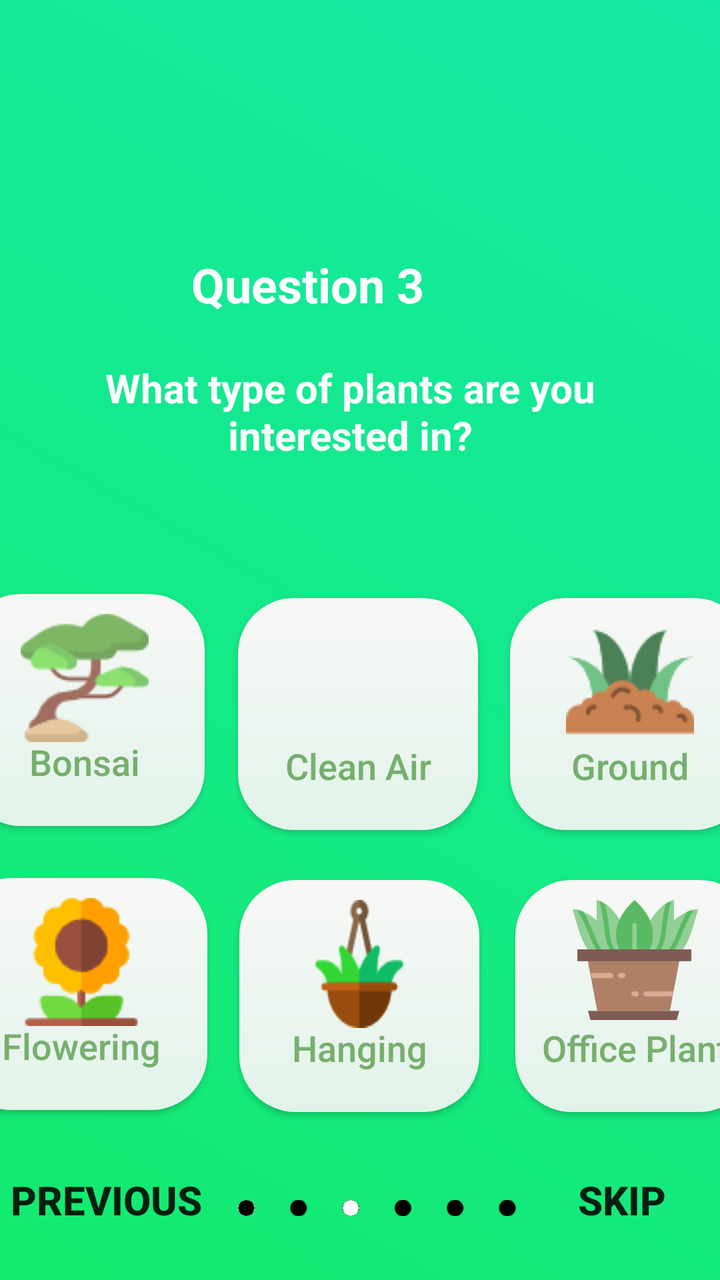
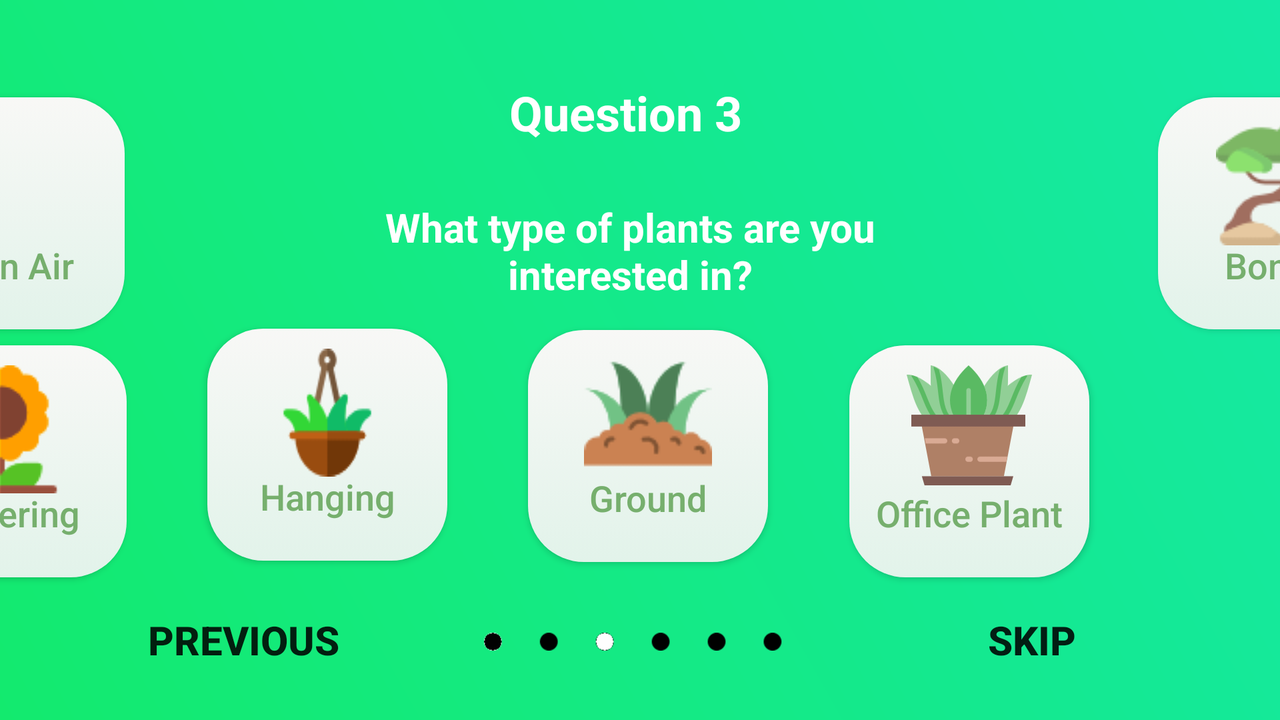

First picture: res/layout/ on a phone held upright. Second picture: the repository's own variant of that layout, on a device whose configuration matches the variant's folder. Source for both follows.
<!-- AndroidManifest.xml: application theme AppTheme -->
<!-- res/layout/question3.xml -->
<?xml version="1.0" encoding="utf-8"?>
<android.support.constraint.ConstraintLayout
xmlns:android="http://schemas.android.com/apk/res/android"
xmlns:app="http://schemas.android.com/apk/res-auto"
xmlns:tools="http://schemas.android.com/tools"
android:layout_width="match_parent"
android:layout_height="match_parent"
android:background="@drawable/background_welcome">

<TextView
android:id="@+id/question2"
android:layout_width="wrap_content"
android:layout_height="wrap_content"
android:layout_marginBottom="10dp"
android:layout_marginEnd="148dp"
android:layout_marginStart="147dp"
android:layout_marginTop="126dp"
android:text="@string/question3"
android:textColor="#FFFFFF"
android:textSize="24sp"
android:textStyle="bold"
app:layout_constraintBottom_toTopOf="@+id/question3_body"
app:layout_constraintEnd_toEndOf="parent"
app:layout_constraintHorizontal_bias="1.0"
app:layout_constraintStart_toStartOf="parent"
app:layout_constraintTop_toTopOf="parent" />

<TextView
android:id="@+id/question3_body"
android:layout_width="wrap_content"
android:layout_height="wrap_content"
android:layout_marginBottom="38dp"
android:layout_marginTop="12dp"
android:paddingLeft="30dp"
android:paddingRight="40dp"
android:text="@string/planttype"
android:textAlignment="center"
android:textColor="#FFFFFF"
android:textSize="20sp"
android:textStyle="bold"
app:layout_constraintBottom_toTopOf="@+id/bonsai"
app:layout_constraintEnd_toEndOf="parent"
app:layout_constraintHorizontal_bias="1.0"
app:layout_constraintStart_toStartOf="parent"
app:layout_constraintTop_toBottomOf="@+id/question2" />


<Button
android:id="@+id/hanging"
android:drawableTop="@drawable/hanging"
android:textAllCaps="false"
android:layout_width="120dp"
android:layout_height="116dp"
android:layout_alignParentTop="true"
android:layout_centerHorizontal="true"
android:layout_marginBottom="84dp"
android:layout_marginEnd="10dp"
android:layout_marginStart="8dp"
android:layout_marginTop="25dp"
android:background="@drawable/rounded"
android:elevation="0dp"
android:gravity="bottom|center"
android:paddingBottom="20dp"
android:paddingLeft="10dp"
android:paddingRight="10dp"
android:paddingTop="10dp"
android:text="@string/hanging"
android:textColor="#76af6d"
android:textSize="18sp"
app:layout_constraintEnd_toStartOf="@+id/officeplants"
app:layout_constraintStart_toEndOf="@+id/flowering"
app:layout_constraintTop_toBottomOf="@+id/cleanairplant" />



<Button
android:id="@+id/bonsai"
android:textAllCaps="false"
android:drawableTop="@drawable/bonsaiimg"
android:layout_width="120dp"
android:layout_height="116dp"
android:layout_alignParentTop="true"
android:layout_centerHorizontal="true"
android:layout_marginBottom="21dp"
android:layout_marginEnd="12dp"
android:layout_marginStart="13dp"
android:layout_marginTop="28dp"
android:background="@drawable/rounded"
android:elevation="0dp"
android:gravity="bottom|center"
android:paddingBottom="20dp"
android:paddingLeft="10dp"
android:paddingRight="10dp"
android:paddingTop="10dp"
android:text="@string/bonsai"
android:textColor="#76af6d"
android:textSize="18sp"
app:layout_constraintBottom_toTopOf="@+id/flowering"
app:layout_constraintEnd_toStartOf="@+id/cleanairplant"
app:layout_constraintStart_toStartOf="parent"
app:layout_constraintTop_toBottomOf="@+id/question3_body" />


<Button
android:id="@+id/cleanairplant"
android:layout_width="120dp"
android:layout_height="116dp"
android:layout_alignParentTop="true"
android:layout_centerHorizontal="true"
android:layout_marginBottom="21dp"
android:layout_marginEnd="10dp"
android:layout_marginStart="5dp"
android:layout_marginTop="68dp"
android:background="@drawable/rounded"
android:drawableTop="@drawable/cleanair"
android:elevation="0dp"
android:gravity="bottom|center"
android:paddingBottom="20dp"
android:paddingLeft="10dp"
android:paddingRight="10dp"
android:paddingTop="10dp"
android:text="@string/cleanairplant"
android:textAllCaps="false"
android:textColor="#76af6d"
android:textSize="18sp"
app:layout_constraintBottom_toTopOf="@+id/hanging"
app:layout_constraintEnd_toStartOf="@+id/ground"
app:layout_constraintHorizontal_bias="0.0"
app:layout_constraintStart_toEndOf="@+id/bonsai"
app:layout_constraintTop_toBottomOf="@+id/question3_body"
app:layout_constraintVertical_bias="0.838" />

<Button
android:id="@+id/flowering"
android:layout_width="126dp"
android:layout_height="116dp"
android:layout_alignParentTop="true"
android:layout_centerHorizontal="true"
android:layout_marginBottom="84dp"
android:layout_marginEnd="8dp"
android:layout_marginStart="11dp"
android:layout_marginTop="26dp"
android:background="@drawable/rounded"
android:drawableTop="@drawable/flowering"
android:elevation="0dp"
android:gravity="bottom|center"
android:paddingBottom="20dp"
android:paddingLeft="10dp"
android:paddingRight="10dp"
android:paddingTop="10dp"
android:text="@string/flowering"
android:textAllCaps="false"
android:textColor="#76af6d"
android:textSize="18sp"
app:layout_constraintEnd_toStartOf="@+id/hanging"
app:layout_constraintStart_toStartOf="parent"
app:layout_constraintTop_toBottomOf="@+id/bonsai" />


<Button
android:id="@+id/ground"
android:drawableTop="@drawable/groundimg"
android:textAllCaps="false"
android:layout_width="120dp"
android:layout_height="116dp"
android:layout_alignParentTop="true"
android:layout_centerHorizontal="true"
android:layout_marginBottom="21dp"
android:layout_marginEnd="16dp"
android:layout_marginStart="6dp"
android:layout_marginTop="68dp"
android:background="@drawable/rounded"
android:elevation="0dp"
android:gravity="bottom|center"
android:paddingBottom="20dp"
android:paddingLeft="10dp"
android:paddingRight="10dp"
android:paddingTop="10dp"
android:text="@string/ground"
android:textColor="#76af6d"
android:textSize="18sp"
app:layout_constraintBottom_toTopOf="@+id/officeplants"
app:layout_constraintEnd_toEndOf="parent"
app:layout_constraintStart_toEndOf="@+id/cleanairplant"
app:layout_constraintTop_toBottomOf="@+id/question3_body" />

<Button
android:id="@+id/officeplants"
android:layout_width="120dp"
android:layout_height="116dp"
android:layout_alignParentTop="true"
android:layout_centerHorizontal="true"
android:layout_marginBottom="84dp"
android:layout_marginEnd="16dp"
android:layout_marginStart="8dp"
android:layout_marginTop="25dp"
android:background="@drawable/rounded"
android:drawableTop="@drawable/officeplants"
android:elevation="0dp"
android:gravity="bottom|center"
android:paddingBottom="20dp"
android:paddingLeft="10dp"
android:paddingRight="10dp"
android:paddingTop="10dp"
android:text="@string/officeplant"
android:textAllCaps="false"
android:textColor="#76af6d"
android:textSize="18sp"
app:layout_constraintBottom_toTopOf="@+id/imageView3"
app:layout_constraintEnd_toEndOf="parent"
app:layout_constraintStart_toEndOf="@+id/hanging"
app:layout_constraintTop_toBottomOf="@+id/ground"
app:layout_constraintVertical_bias="1.0" />

<Button
android:id="@+id/Previous"
android:layout_width="wrap_content"
android:layout_height="wrap_content"
android:layout_marginBottom="16dp"
android:layout_marginEnd="8dp"
android:layout_marginStart="8dp"
android:layout_marginTop="8dp"
android:background="@null"
android:clickable="true"
android:text="Previous"
android:textSize="20sp"
android:textStyle="bold"
app:layout_constraintBottom_toBottomOf="parent"
app:layout_constraintEnd_toStartOf="@+id/question1_nav"
app:layout_constraintHorizontal_bias="0.333"
app:layout_constraintStart_toStartOf="parent"
app:layout_constraintTop_toBottomOf="@+id/flowering"
app:layout_constraintVertical_bias="1.0" />

<ImageView
android:id="@+id/question1_nav"
android:layout_width="140dp"
android:layout_height="16dp"
android:layout_marginBottom="28dp"
android:layout_marginLeft="10dp"
android:layout_marginTop="8dp"
app:layout_constraintBottom_toBottomOf="parent"
app:layout_constraintHorizontal_bias="0.256"
app:layout_constraintLeft_toRightOf="@+id/Previous"
app:layout_constraintRight_toLeftOf="@+id/skip"
app:layout_constraintTop_toBottomOf="@+id/hanging"
app:layout_constraintVertical_bias="1.0"
app:srcCompat="@drawable/navcircles3" />

<Button
android:id="@+id/skip"
android:layout_width="wrap_content"
android:layout_height="wrap_content"
android:layout_marginBottom="16dp"
android:layout_marginEnd="8dp"
android:layout_marginStart="8dp"
android:layout_marginTop="8dp"
android:background="@null"
android:clickable="true"
android:text="Skip"
android:textSize="20sp"
android:textStyle="bold"
app:layout_constraintBottom_toBottomOf="parent"
app:layout_constraintEnd_toEndOf="parent"
app:layout_constraintHorizontal_bias="0.741"
app:layout_constraintStart_toEndOf="@+id/question1_nav"
app:layout_constraintTop_toBottomOf="@+id/officeplants"
app:layout_constraintVertical_bias="1.0" />
</android.support.constraint.ConstraintLayout>
<!-- resources referenced by this layout -->
<resources>
  <!-- drawable background_welcome (drawable) -->
  <?xml version="1.0" encoding="utf-8"?>
      <shape xmlns:android="http://schemas.android.com/apk/res/android" android:shape="rectangle">
          <size android:width="100dp" android:height="100dp"></size>
          <gradient android:startColor="@color/colorPrimaryDark" android:endColor="@color/colorPrimary" android:angle="225"></gradient>
      </shape>
  <!-- drawable bonsaiimg: png bitmap (drawable, 2838 bytes) -->
  <!-- drawable cleanair (drawable) -->
  <?xml version="1.0" encoding="utf-8"?>
  <layer-list xmlns:android="http://schemas.android.com/apk/res/android" >
  
      <item
          android:drawable="@drawable/cleanairplant"
          android:width="64dp"
  
          />
  
  </layer-list >
  <!-- drawable flowering (drawable) -->
  <?xml version="1.0" encoding="utf-8"?>
  <layer-list xmlns:android="http://schemas.android.com/apk/res/android" >
  
      <item
          android:drawable="@drawable/floweringimg"
          android:width="64dp"
          android:height="64dp"
          />
  
  </layer-list >
  <!-- drawable groundimg: png bitmap (drawable, 2977 bytes) -->
  <!-- drawable hanging (drawable) -->
  <?xml version="1.0" encoding="utf-8"?>
  <layer-list xmlns:android="http://schemas.android.com/apk/res/android" >
  
      <item
          android:drawable="@drawable/hangingimg"
          android:width="50dp"
          android:height="64dp"
          />
  
  </layer-list >
  <!-- drawable officeplants (drawable) -->
  <?xml version="1.0" encoding="utf-8"?>
  <layer-list xmlns:android="http://schemas.android.com/apk/res/android" >
  
      <item
          android:drawable="@drawable/officeplant"
          android:width="64dp"
          android:height="60dp"
          />
  
  </layer-list >
  <!-- drawable rounded (drawable) -->
  <?xml version="1.0" encoding="utf-8"?>
  <selector xmlns:tools="http://schemas.android.com/tools" xmlns:android="http://schemas.android.com/apk/res/android">
      <item android:state_pressed="true" android:drawable="@drawable/roundedselected" />
      <item android:state_activated="true" android:drawable="@drawable/roundedselected" />
  
      <item>
          <shape android:shape="rectangle"  >
              <corners android:radius="28dip" />
              <stroke android:width="0dip" android:color="#686565" />
              <gradient android:angle="-90" android:endColor="#e2f3ea" android:startColor="#FFF8F8F6" android:useLevel="false" />
          </shape>
      </item>
  </selector>
  <string name="bonsai">Bonsai</string>
  <string name="cleanairplant">Clean Air</string>
  <string name="flowering">Flowering</string>
  <string name="ground">Ground</string>
  <string name="hanging">Hanging</string>
  <string name="officeplant">Office Plant</string>
  <string name="planttype">What type of plants are you interested in?</string>
  <string name="question3">Question 3</string>
  <style name="AppTheme" parent="Theme.AppCompat.Light.DarkActionBar">
          
          <item name="colorPrimary">@color/colorPrimary</item>
          <item name="colorPrimaryDark">@color/colorPrimary</item>
          <item name="colorAccent">@color/colorAccent</item>
          <item name="android:displayOptions">disableHome</item>
          <item name="android:navigationBarColor">@color/colorPrimary</item>
          <item name="windowNoTitle">true</item>
      </style>
  <color name="colorPrimaryDark">#15E9A6</color>
  <color name="colorPrimary">#13EA6E</color>
  <!-- drawable hangingimg: png bitmap (drawable, 2472 bytes) -->
  <!-- drawable roundedselected (drawable) -->
  <?xml version="1.0" encoding="utf-8"?>
  <selector xmlns:android="http://schemas.android.com/apk/res/android">
      <item>
          <shape android:shape="rectangle"  >
              <corners android:radius="28dip" />
              <stroke android:width="1dp" android:color="#0b0b0b" />
              <gradient android:angle="-90" android:endColor="#e2f3ea" android:startColor="#FFF8F8F6" android:useLevel="false" />
          </shape>
      </item>
  </selector>
  <color name="colorAccent">#A5D6A7</color>
</resources>
<!-- res/layout-land/question3.xml (the repository's variant of the layout above) -->
<!-- drawn on the phone turned sideways -->
<?xml version="1.0" encoding="utf-8"?>
<android.support.constraint.ConstraintLayout
    xmlns:android="http://schemas.android.com/apk/res/android"
    xmlns:app="http://schemas.android.com/apk/res-auto"
    xmlns:tools="http://schemas.android.com/tools"
    android:layout_width="match_parent"
    android:layout_height="match_parent"
    android:background="@drawable/background_welcome">

    <TextView
        android:id="@+id/question2"
        android:layout_width="wrap_content"
        android:layout_height="36dp"
        android:layout_marginEnd="148dp"
        android:layout_marginStart="110dp"
        android:layout_marginTop="40dp"
        android:text="@string/question3"
        android:textColor="#FFFFFF"
        android:textSize="24sp"
        android:textStyle="bold"
        app:layout_constraintBottom_toTopOf="@+id/question3_body"
        app:layout_constraintEnd_toEndOf="parent"
        app:layout_constraintHorizontal_bias="0.544"
        app:layout_constraintStart_toStartOf="parent"
        app:layout_constraintTop_toTopOf="parent" />

    <TextView
        android:id="@+id/question3_body"
        android:layout_width="wrap_content"
        android:layout_height="47dp"
        android:layout_marginTop="24dp"
        android:paddingLeft="190dp"
        android:paddingRight="200dp"
        android:text="@string/planttype"
        android:textAlignment="center"
        android:textColor="#FFFFFF"
        android:textSize="20sp"
        android:textStyle="bold"
        app:layout_constraintEnd_toEndOf="parent"
        app:layout_constraintHorizontal_bias="0.0"
        app:layout_constraintStart_toStartOf="parent"
        app:layout_constraintTop_toBottomOf="@+id/question2" />


    <Button
        android:id="@+id/hanging"
        android:layout_width="120dp"
        android:layout_height="116dp"
        android:layout_alignParentTop="true"
        android:layout_centerHorizontal="true"
        android:layout_marginBottom="30dp"
        android:background="@drawable/rounded"
        android:drawableTop="@drawable/hanging"
        android:elevation="0dp"
        android:gravity="bottom|center"
        android:paddingBottom="20dp"
        android:paddingLeft="10dp"
        android:paddingRight="10dp"
        android:paddingTop="10dp"
        android:text="@string/hanging"
        android:textAllCaps="false"
        android:textColor="#76af6d"
        android:textSize="18sp"
        app:layout_constraintBottom_toTopOf="@+id/question1_nav"
        app:layout_constraintEnd_toStartOf="@+id/ground"
        app:layout_constraintStart_toEndOf="@+id/flowering" />


    <Button
        android:id="@+id/bonsai"
        android:layout_width="122dp"
        android:layout_height="116dp"
        android:layout_alignParentTop="true"
        android:layout_centerHorizontal="true"
        android:layout_marginBottom="3dp"
        android:layout_marginEnd="995dp"
        android:layout_marginStart="15dp"
        android:layout_marginTop="49dp"
        android:background="@drawable/rounded"
        android:drawableTop="@drawable/bonsaiimg"
        android:elevation="0dp"
        android:gravity="bottom|center"
        android:paddingBottom="20dp"
        android:paddingLeft="10dp"
        android:paddingRight="10dp"
        android:paddingTop="10dp"
        android:text="@string/bonsai"
        android:textAllCaps="false"
        android:textColor="#76af6d"
        android:textSize="18sp"
        app:layout_constraintBottom_toTopOf="@+id/flowering"
        app:layout_constraintEnd_toEndOf="parent"
        app:layout_constraintHorizontal_bias="0.566"
        app:layout_constraintStart_toEndOf="@+id/question3_body"
        app:layout_constraintTop_toTopOf="parent" />

    <Button
        android:id="@+id/cleanairplant"
        android:layout_width="124dp"
        android:layout_height="116dp"
        android:layout_alignParentTop="true"
        android:layout_centerHorizontal="true"
        android:layout_marginBottom="3dp"
        android:layout_marginEnd="10dp"
        android:layout_marginStart="490dp"
        android:layout_marginTop="49dp"
        android:background="@drawable/rounded"
        android:drawableTop="@drawable/cleanair"
        android:elevation="0dp"
        android:gravity="bottom|center"
        android:paddingBottom="20dp"
        android:paddingLeft="10dp"
        android:paddingRight="10dp"
        android:paddingTop="10dp"
        android:text="@string/cleanairplant"
        android:textAllCaps="false"
        android:textColor="#76af6d"
        android:textSize="18sp"
        app:layout_constraintBottom_toTopOf="@+id/officeplants"
        app:layout_constraintEnd_toStartOf="@+id/question3_body"
        app:layout_constraintHorizontal_bias="0.0"
        app:layout_constraintStart_toStartOf="parent"
        app:layout_constraintTop_toTopOf="parent" />

    <Button
        android:id="@+id/flowering"
        android:layout_width="126dp"
        android:layout_height="116dp"
        android:layout_alignParentTop="true"
        android:layout_centerHorizontal="true"
        android:layout_marginBottom="8dp"
        android:layout_marginStart="150dp"
        android:layout_marginTop="5dp"
        android:background="@drawable/rounded"
        android:drawableTop="@drawable/floweringimg"
        android:elevation="0dp"
        android:gravity="bottom|center"
        android:paddingBottom="20dp"
        android:paddingLeft="10dp"
        android:paddingRight="10dp"
        android:paddingTop="10dp"
        android:text="@string/flowering"
        android:textAllCaps="false"
        android:textColor="#76af6d"
        android:textSize="18sp"
        app:layout_constraintBottom_toTopOf="@+id/Previous"
        app:layout_constraintEnd_toStartOf="@+id/question3_body"
        app:layout_constraintHorizontal_bias="0.339"
        app:layout_constraintStart_toStartOf="parent"
        app:layout_constraintTop_toBottomOf="@+id/bonsai" />


    <Button
        android:id="@+id/ground"
        android:layout_width="120dp"
        android:layout_height="116dp"
        android:layout_alignParentTop="true"
        android:layout_centerHorizontal="true"
        android:layout_marginBottom="15dp"
        android:background="@drawable/rounded"
        android:drawableTop="@drawable/groundimg"
        android:elevation="0dp"
        android:gravity="bottom|center"
        android:paddingBottom="20dp"
        android:paddingLeft="10dp"
        android:paddingRight="10dp"
        android:paddingTop="10dp"
        android:text="@string/ground"
        android:textAllCaps="false"
        android:textColor="#76af6d"
        android:textSize="18sp"
        app:layout_constraintBottom_toTopOf="@+id/skip"
        app:layout_constraintEnd_toStartOf="@+id/officeplants"
        app:layout_constraintStart_toEndOf="@+id/hanging" />

    <Button
        android:id="@+id/officeplants"
        android:layout_width="120dp"
        android:layout_height="116dp"
        android:layout_alignParentTop="true"
        android:layout_centerHorizontal="true"
        android:layout_marginBottom="8dp"
        android:layout_marginEnd="55dp"
        android:layout_marginTop="5dp"
        android:background="@drawable/rounded"
        android:drawableTop="@drawable/officeplants"
        android:elevation="0dp"
        android:gravity="bottom|center"
        android:paddingBottom="20dp"
        android:paddingLeft="10dp"
        android:paddingRight="10dp"
        android:paddingTop="10dp"
        android:text="@string/officeplant"
        android:textAllCaps="false"
        android:textColor="#76af6d"
        android:textSize="18sp"
        app:layout_constraintBottom_toTopOf="@+id/skip"
        app:layout_constraintEnd_toEndOf="parent"
        app:layout_constraintStart_toEndOf="@+id/ground"
        app:layout_constraintTop_toBottomOf="@+id/cleanairplant" />

    <Button
        android:id="@+id/Previous"
        android:layout_width="wrap_content"
        android:layout_height="wrap_content"
        android:layout_marginBottom="16dp"
        android:layout_marginStart="2dp"
        android:background="@null"
        android:clickable="true"
        android:text="Previous"
        android:textSize="20sp"
        android:textStyle="bold"
        app:layout_constraintBottom_toBottomOf="parent"
        app:layout_constraintEnd_toStartOf="@+id/question1_nav"
        app:layout_constraintHorizontal_bias="0.0"
        app:layout_constraintStart_toStartOf="parent" />

    <ImageView
        android:id="@+id/question1_nav"
        android:layout_width="150dp"
        android:layout_height="wrap_content"
        android:layout_marginBottom="28dp"
        android:layout_marginTop="8dp"
        app:layout_constraintBottom_toBottomOf="parent"
        app:layout_constraintHorizontal_bias="0.08"
        app:layout_constraintLeft_toRightOf="@+id/Previous"
        app:layout_constraintRight_toLeftOf="@+id/skip"
        app:layout_constraintTop_toBottomOf="@+id/ground"
        app:layout_constraintVertical_bias="0.976"
        app:srcCompat="@drawable/navcircles3" />

    <Button
        android:id="@+id/skip"
        android:layout_width="wrap_content"
        android:layout_height="wrap_content"
        android:layout_marginBottom="16dp"
        android:layout_marginEnd="8dp"
        android:layout_marginStart="8dp"
        android:background="@null"
        android:clickable="true"
        android:text="Skip"
        android:textSize="20sp"
        android:textStyle="bold"
        app:layout_constraintBottom_toBottomOf="parent"
        app:layout_constraintEnd_toEndOf="parent"
        app:layout_constraintHorizontal_bias="0.703"
        app:layout_constraintStart_toEndOf="@+id/question1_nav" />
</android.support.constraint.ConstraintLayout>
<!-- resources referenced by the variant -->
<!-- as the phone turned sideways resolves them -->
<resources>
  <!-- drawable background_welcome (drawable) -->
  <?xml version="1.0" encoding="utf-8"?>
      <shape xmlns:android="http://schemas.android.com/apk/res/android" android:shape="rectangle">
          <size android:width="100dp" android:height="100dp"></size>
          <gradient android:startColor="@color/colorPrimaryDark" android:endColor="@color/colorPrimary" android:angle="225"></gradient>
      </shape>
  <!-- drawable bonsaiimg: png bitmap (drawable, 2838 bytes) -->
  <!-- drawable cleanair (drawable) -->
  <?xml version="1.0" encoding="utf-8"?>
  <layer-list xmlns:android="http://schemas.android.com/apk/res/android" >
  
      <item
          android:drawable="@drawable/cleanairplant"
          android:width="64dp"
  
          />
  
  </layer-list >
  <!-- drawable floweringimg: png bitmap (drawable, 2399 bytes) -->
  <!-- drawable groundimg: png bitmap (drawable, 2977 bytes) -->
  <!-- drawable hanging (drawable) -->
  <?xml version="1.0" encoding="utf-8"?>
  <layer-list xmlns:android="http://schemas.android.com/apk/res/android" >
  
      <item
          android:drawable="@drawable/hangingimg"
          android:width="50dp"
          android:height="64dp"
          />
  
  </layer-list >
  <!-- drawable navcircles3: png bitmap (drawable, 653 bytes) -->
  <!-- drawable officeplants (drawable) -->
  <?xml version="1.0" encoding="utf-8"?>
  <layer-list xmlns:android="http://schemas.android.com/apk/res/android" >
  
      <item
          android:drawable="@drawable/officeplant"
          android:width="64dp"
          android:height="60dp"
          />
  
  </layer-list >
  <!-- drawable rounded (drawable) -->
  <?xml version="1.0" encoding="utf-8"?>
  <selector xmlns:tools="http://schemas.android.com/tools" xmlns:android="http://schemas.android.com/apk/res/android">
      <item android:state_pressed="true" android:drawable="@drawable/roundedselected" />
      <item android:state_activated="true" android:drawable="@drawable/roundedselected" />
  
      <item>
          <shape android:shape="rectangle"  >
              <corners android:radius="28dip" />
              <stroke android:width="0dip" android:color="#686565" />
              <gradient android:angle="-90" android:endColor="#e2f3ea" android:startColor="#FFF8F8F6" android:useLevel="false" />
          </shape>
      </item>
  </selector>
  <string name="bonsai">Bonsai</string>
  <string name="cleanairplant">Clean Air</string>
  <string name="flowering">Flowering</string>
  <string name="ground">Ground</string>
  <string name="hanging">Hanging</string>
  <string name="officeplant">Office Plant</string>
  <string name="planttype">What type of plants are you interested in?</string>
  <string name="question3">Question 3</string>
  <style name="AppTheme" parent="Theme.AppCompat.Light.DarkActionBar">
          
          <item name="colorPrimary">@color/colorPrimary</item>
          <item name="colorPrimaryDark">@color/colorPrimary</item>
          <item name="colorAccent">@color/colorAccent</item>
          <item name="android:displayOptions">disableHome</item>
          <item name="android:navigationBarColor">@color/colorPrimary</item>
          <item name="windowNoTitle">true</item>
      </style>
  <color name="colorPrimaryDark">#15E9A6</color>
  <color name="colorPrimary">#13EA6E</color>
  <!-- drawable hangingimg: png bitmap (drawable, 2472 bytes) -->
  <!-- drawable officeplant: png bitmap (drawable, 10881 bytes) -->
  <!-- drawable roundedselected (drawable) -->
  <?xml version="1.0" encoding="utf-8"?>
  <selector xmlns:android="http://schemas.android.com/apk/res/android">
      <item>
          <shape android:shape="rectangle"  >
              <corners android:radius="28dip" />
              <stroke android:width="1dp" android:color="#0b0b0b" />
              <gradient android:angle="-90" android:endColor="#e2f3ea" android:startColor="#FFF8F8F6" android:useLevel="false" />
          </shape>
      </item>
  </selector>
  <color name="colorAccent">#A5D6A7</color>
</resources>
